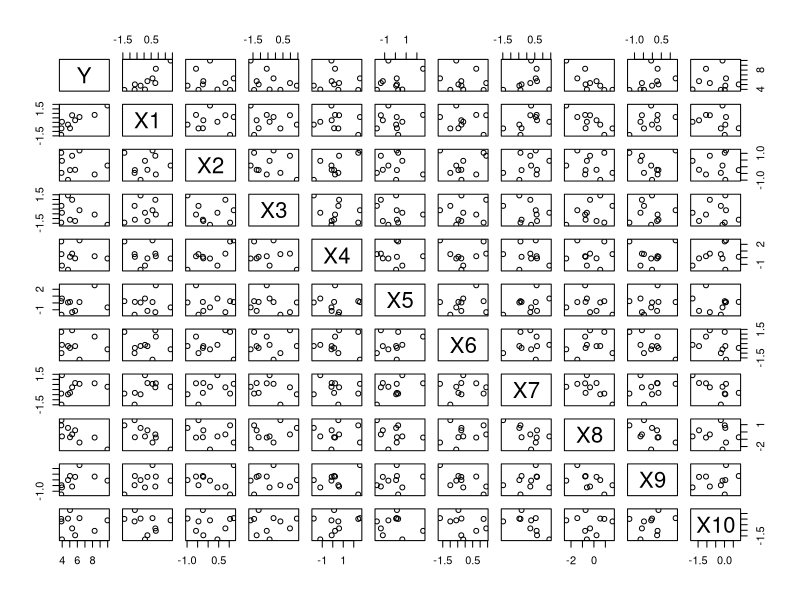
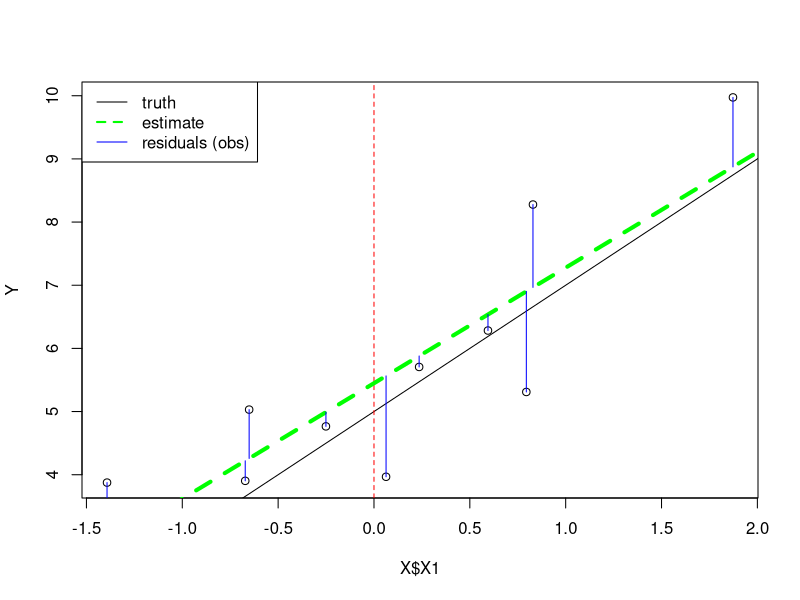

The R source for these figures, in order: (Note: this script raises an error after producing the figures.)
####    regression.R     ####################

#   install.packages("mvtnorm")

require(mvtnorm)

K = 10 #  number of covariates
N = 10 #  Sample size
X = data.frame(rmvnorm(n=N, mean=rep(0,K)))   #  design matrix 
###  For now, the predictors are independent.
saveOpts = options(digits=3); X; options(saveOpts)

###  First generative model:  Y depends on X1 alone, linearly.  
beta0 = 5;  beta1 = 2
Y = beta0 + beta1 * X$X1 + rnorm(N)
simData = data.frame(Y, X)
plot(simData)
plot(X$X1, Y)
abline(beta0, beta1)  ### The "truth"
abline(v=0, lty=2, col="red")

lm.out = lm(Y ~ X1, data=simData)
lm.out

str(lm.out)
names(lm.out)
cbind(lm.out$coef, c(beta0, beta1)); 
## two more ways to extract the coefficients:
coef(lm.out);  coefficients(lm.out)
abline(coef(lm.out), lty=2, col="green",  lwd=4)  ### The "fit"

with(lm.out, {
	for(i in 1:N)
		lines(rep(X$X1[i], 2), 
			c(fitted.values[i],   fitted.values[i] + residuals[i]),  col="blue")
	}
)
legend(x="topleft", col=c("black","green","blue"), lty=c(1,2,1), lwd=c(1,2,1),
       legend=c("truth", "estimate", "residuals (obs)")
        )
simData$name = apply(matrix(sample(letters, 40, replace=T),  nrow=10), MARGIN=1, FUN=paste, 
      collapse="")
identify(simData$X1, simData$Y, labels=simData$name)
#  locator(1)
symbols(locator(1), rectangles=matrix(c(0.5, 1),nrow=1), add=T)

par(mfrow=c(2,2)); plot(lm.out, ask=FALSE)
par(mfrow=c(1,1));  plot(X$X1, resid(lm.out));  abline(h=0, lwd=2, lty=2, col="orange")
influence.measures(lm.out)

Q = sum(lm.out$residuals^2)   ## sum of squared residuals 

sigmaSqHat.biased =  Q/N
sigmaSqHat.unbiased =  Q/(N-2)
cat(
	"sigmaSqHat.biased = ",  sigmaSqHat.biased,
	"\nsigmaSqHat.unbiased = ", sigmaSqHat.unbiased,
	"\n"
)
abline(h=c(-1,1)*sqrt(sigmaSqHat.unbiased), col="blue")

######   Calculating lm.out$coef ourselves.
X = as.matrix(cbind(X0=rep(1,N), X))
X01 = X[ , 1:2]
myCoef = print(solve(t(X01) %*% X01) %*% t(X01) %*% Y)
lm.out$coef

##########    Now, "overspecified" model:  too many parameters!

lm.out.all = lm(data=simData, 
	Y ~ X1 + X2 + X3 + X4 + X5 + X6 + X7 + X8 + X9 + X10)
plot(simData$X1, resid(lm.out.all));
  abline(h=0, lwd=2, lty=2, col="orange")
resid(lm.out.all)
lm.out.all
sum(lm.out.all$residuals^2)   ## sum of squared residuals 

######  Investigating intercepts
X = as.matrix(X) 
lm(Y ~ X);	
lm(Y ~ X[ , -1]); 
lm(Y ~ -1 + X)

plot(lm(Y ~ -1 + X[ , -c(1, 3:11)]))

######   Multiple regression

beta = c(beta0, beta1, 
		beta1, beta1, rep(0, ncol(X)-3))

Y = beta0 + as.matrix(X) %*% beta[-1] + rnorm(N)
YX = data.frame(Y,X)
lm.out = lm(data=YX, Y ~ .)
resid(lm.out)

step(lm(data=YX, Y ~ 1), scope=Y ~ X1+X2+X3+X4+X5+X6+X7+X8+X9)
lm(data=YX, Y ~ . - X10)
resid(.Last.value)

for(k in (1:10)) {
	cat( "=======", k, "=======\n")
	theFormula = as.formula("Y ~  " %&%
			paste("X", 1:k, sep="", collapse=" + "))
	print(theFormula)
	lm.out = lm(data=YX, theFormula)
#	print(lm.out$coef)
	print(summary(lm.out))
}

randomKorder = sample(1:10)
for(k in 1:10) {
  columns = randomKorder[1:k]  
	lm.out = lm(Y ~ X[ , columns])
	Q = sum(lm.out$residuals^2)   ## sum of squares 
	sigmaHat.biased =  Q/N
	sigmaHat.unbiased =  Q/(N - (k+1))
	cat("k = ", k,	"columns", columns, "   sigmaHat.biased = ",  sigmaHat.biased,
							"   sigmaHat.unbiased = ", sigmaHat.unbiased,   "\n"	)
}

simData$G = sample(letters[1:3],size=10, replace=T)
simData$G = factor(simData$G)
simData$Y[simData$G=="a"] = simData$Y[simData$G=="a"] + 10
plot(simData$Y ~ simData$G)
smartBarPlot(simData$G, simData$Y)
lm(data=simData, Y ~ G)

